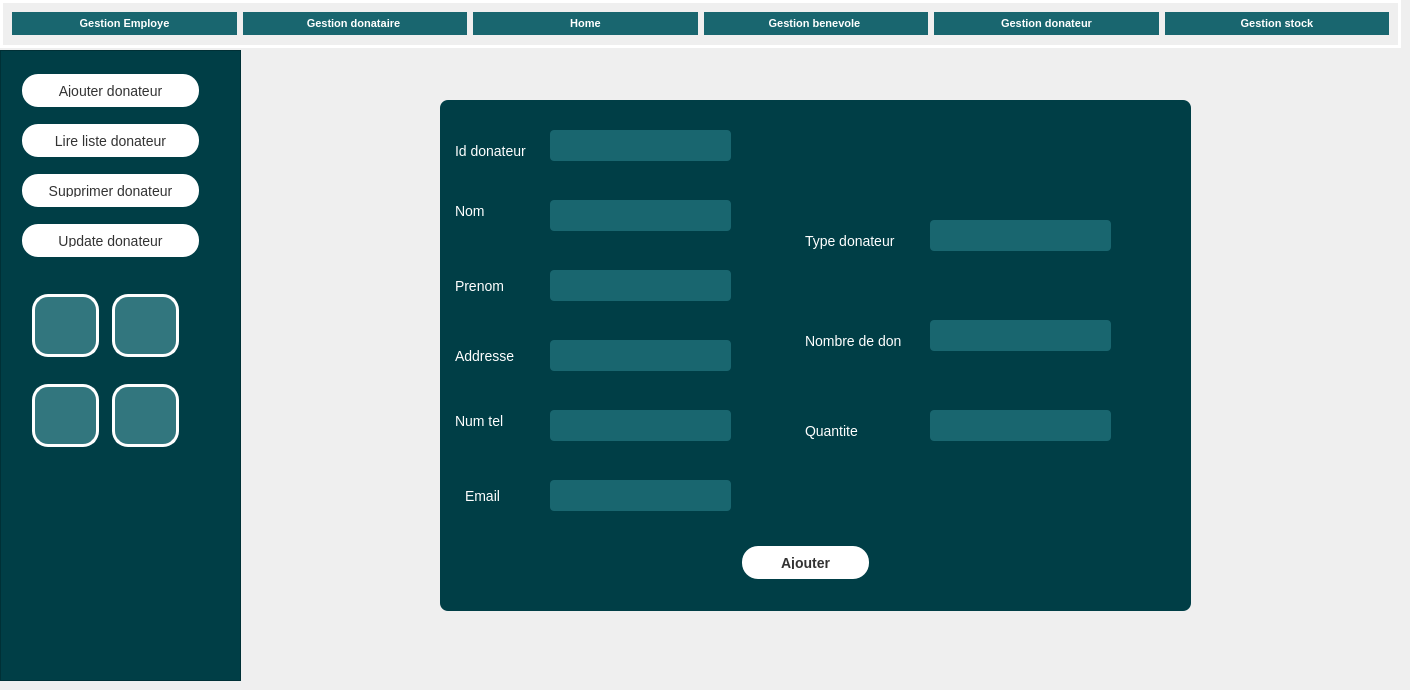
    <widget class="QWidget" name="page_3">
     <widget class="QFrame" name="upper_bar">
      <property name="geometry">
       <rect>
        <x>0</x>
        <y>0</y>
        <width>1401</width>
        <height>48</height>
       </rect>
      </property>
      <property name="styleSheet">
       <string notr="true">QFrame {
  
   border: 3px solid white
 ;
}</string>
      </property>
      <property name="frameShape">
       <enum>QFrame::StyledPanel</enum>
      </property>
      <property name="frameShadow">
       <enum>QFrame::Raised</enum>
      </property>
      <layout class="QHBoxLayout" name="horizontalLayout_5">
       <item>
        <widget class="QPushButton" name="button_g_emp">
         <property name="styleSheet">
          <string notr="true">QPushButton
{
	background-color: #19666f ;
	color: #fff;
	font-size: 11px;
	font-weight: bold;
	border: none;
	border-radius: 25px;
	padding: 5px;

}


QPushButton::disabled
{
	background-color: #5c5c5c;

}


QPushButton::pressed
{
	background-color: #EF829B;

}
QPushButton:hover {
   background-color: #EF829B;
}</string>
         </property>
         <property name="text">
          <string>Gestion Employe</string>
         </property>
         <property name="icon">
          <iconset resource="res.qrc">
           <normaloff>:/ico/icons/users.svg</normaloff>:/ico/icons/users.svg</iconset>
         </property>
        </widget>
       </item>
       <item>
        <widget class="QPushButton" name="button_g_donataire">
         <property name="styleSheet">
          <string notr="true">QPushButton
{
	background-color: #19666f;
	color: #fff;
    font:&quot;Arial&quot;;
	font-size: 11px;
	font-weight: bold;
	border: none;
	border-radius: 25px;
	padding: 5px;

}


QPushButton::disabled
{
	background-color: #5c5c5c;

}


QPushButton::pressed
{
	background-color: #EF829B;

}
QPushButton:hover {
   background-color: #EF829B;
}</string>
         </property>
         <property name="text">
          <string>Gestion donataire </string>
         </property>
         <property name="icon">
          <iconset resource="res.qrc">
           <normaloff>:/ico/icons/truck.svg</normaloff>:/ico/icons/truck.svg</iconset>
         </property>
        </widget>
       </item>
       <item>
        <widget class="QPushButton" name="button_home">
         <property name="styleSheet">
          <string notr="true">QPushButton
{
	background-color: #19666f;
	color: #fff;
	font-size: 11px;
	font-weight: bold;
	border: none;
	border-radius: 25px;
	padding: 5px;

}


QPushButton::disabled
{
	background-color: #5c5c5c;

}


QPushButton::pressed
{
	background-color: #EF829B;

}
QPushButton:hover {
   background-color: #EF829B;
}</string>
         </property>
         <property name="text">
          <string>Home</string>
         </property>
         <property name="icon">
          <iconset resource="res.qrc">
           <normaloff>:/ico/icons/home.svg</normaloff>:/ico/icons/home.svg</iconset>
         </property>
        </widget>
       </item>
       <item>
        <widget class="QPushButton" name="button_g_benevole">
         <property name="enabled">
          <bool>true</bool>
         </property>
         <property name="styleSheet">
          <string notr="true">QPushButton
{
	background-color: #19666f;
	color: #fff;
	font-size: 11px;
	font-weight: bold;
	border: none;
	border-radius: 25px;
	padding: 5px;

}


QPushButton::disabled
{
	background-color: #5c5c5c;

}


QPushButton::pressed
{
	background-color: #EF829B;

}
QPushButton:hover {
   background-color: #EF829B;
}</string>
         </property>
         <property name="text">
          <string>Gestion benevole </string>
         </property>
         <property name="icon">
          <iconset resource="res.qrc">
           <normaloff>:/ico/icons/heart.svg</normaloff>:/ico/icons/heart.svg</iconset>
         </property>
        </widget>
       </item>
       <item>
        <widget class="QPushButton" name="button_g_donateur">
         <property name="styleSheet">
          <string notr="true">QPushButton
{
	background-color: #19666f;
	color: #fff;
	font-size: 11px;
	font-weight: bold;
	border: none;
	border-radius: 25px;
	padding: 5px;

}


QPushButton::disabled
{
	background-color: #5c5c5c;

}


QPushButton::pressed
{
	background-color: #EF829B;

}
QPushButton:hover {
   background-color: #EF829B;
}</string>
         </property>
         <property name="text">
          <string>Gestion donateur</string>
         </property>
         <property name="icon">
          <iconset resource="res.qrc">
           <normaloff>:/ico/icons/activity.svg</normaloff>:/ico/icons/activity.svg</iconset>
         </property>
        </widget>
       </item>
       <item>
        <widget class="QPushButton" name="button_g_stock">
         <property name="styleSheet">
          <string notr="true">QPushButton
{
	background-color: #19666f;
	color: #fff;
	font-size: 11px;
	font-weight: bold;
	border: none;
	border-radius: 25px;
	padding: 5px;

}


QPushButton::disabled
{
	background-color: #5c5c5c;

}


QPushButton::pressed
{
	background-color: #EF829B;

}
QPushButton:hover {
   background-color: #EF829B;
}</string>
         </property>
         <property name="text">
          <string>Gestion stock</string>
         </property>
         <property name="icon">
          <iconset resource="res.qrc">
           <normaloff>:/ico/icons/archive.svg</normaloff>:/ico/icons/archive.svg</iconset>
         </property>
        </widget>
       </item>
      </layout>
     </widget>
     <widget class="QFrame" name="side_bar">
      <property name="geometry">
       <rect>
        <x>0</x>
        <y>50</y>
        <width>241</width>
        <height>631</height>
       </rect>
      </property>
      <property name="styleSheet">
       <string notr="true">QFrame {
   background-color:#003e46;
   font-size: 14px;
   padding: 20px;
   border-radius: 1
0px;
 
}

QFrame QListWidget {
   background-color: transparent;
   color: #333;
   font-size: 14px;
   padding: 20px;
}

QFrame QListWidget::item {
   padding: 10px;
   border-bottom: 1px solid #ddd;
}

QFrame QListWidget::item:selected {
   background-color: #007aff;
   color: #fff;
}

QFrame QListWidget::item:hover {
   background-color: #ddd;
}

QFrame QLabel {
   font-size: 18px;
   font-weight: bold;
   color: #333;
   margin-bottom: 20px;
}</string>
      </property>
      <property name="frameShape">
       <enum>QFrame::StyledPanel</enum>
      </property>
      <property name="frameShadow">
       <enum>QFrame::Raised</enum>
      </property>
      <widget class="QPushButton" name="button_side_ajouter">
       <property name="geometry">
        <rect>
         <x>20</x>
         <y>20</y>
         <width>181</width>
         <height>41</height>
        </rect>
       </property>
       <property name="styleSheet">
        <string notr="true">QPushButton {
   background-color: #fff;
   border: none;
   color: #333;
   padding: 10px 20px;
   text-align: center;
   text-decoration: none;
   display: inline-block;
   font-size: 14px;
   margin: 4px 2px;
   cursor: pointer;
   border-radius: 16px;

}

QPushButton:hover {
   background-color: #EF829B;
}</string>
       </property>
       <property name="text">
        <string>Ajouter donateur</string>
       </property>
       <property name="icon">
        <iconset>
         <normaloff>icons/add.png</normaloff>icons/add.png</iconset>
       </property>
       <property name="iconSize">
        <size>
         <width>25</width>
         <height>25</height>
        </size>
       </property>
      </widget>
      <widget class="QPushButton" name="button_side_lire">
       <property name="geometry">
        <rect>
         <x>20</x>
         <y>70</y>
         <width>181</width>
         <height>41</height>
        </rect>
       </property>
       <property name="styleSheet">
        <string notr="true">QPushButton {
   background-color: #fff;
   border: none;
   color: #333;
   padding: 10px 20px;
   text-align: center;
   text-decoration: none;
   display: inline-block;
   font-size: 14px;
   margin: 4px 2px;
   cursor: pointer;
   border-radius: 16px;

}

QPushButton:hover {
   background-color: #EF829B;
}

QPushButton::pressed
{
	background-color: #EF829B;

}</string>
       </property>
       <property name="text">
        <string>Lire liste donateur</string>
       </property>
       <property name="icon">
        <iconset>
         <normaloff>icons/icons8-read-80.png</normaloff>icons/icons8-read-80.png</iconset>
       </property>
       <property name="iconSize">
        <size>
         <width>25</width>
         <height>25</height>
        </size>
       </property>
      </widget>
      <widget class="QPushButton" name="button_side_supp">
       <property name="geometry">
        <rect>
         <x>20</x>
         <y>120</y>
         <width>181</width>
         <height>41</height>
        </rect>
       </property>
       <property name="styleSheet">
        <string notr="true">QPushButton {
   background-color: #fff;
   border: none;
   color: #333;
   padding: 10px 20px;
   text-align: center;
   text-decoration: none;
   display: inline-block;
   font-size: 14px;
   margin: 4px 2px;
   cursor: pointer;
   border-radius: 16px;

}

QPushButton:hover {
   background-color: #EF829B;
}


QPushButton::pressed
{
	background-color: #EF829B;

}</string>
       </property>
       <property name="text">
        <string>Supprimer donateur</string>
       </property>
       <property name="icon">
        <iconset>
         <normaloff>icons/icons8-available-updates-40.png</normaloff>icons/icons8-available-updates-40.png</iconset>
       </property>
       <property name="iconSize">
        <size>
         <width>20</width>
         <height>20</height>
        </size>
       </property>
      </widget>
      <widget class="QPushButton" name="pushButton_76">
       <property name="geometry">
        <rect>
         <x>20</x>
         <y>170</y>
         <width>181</width>
         <height>41</height>
        </rect>
       </property>
       <property name="styleSheet">
        <string notr="true">QPushButton {
   background-color:#fff;
   border: none;
   color: #333;
   padding: 10px 20px;
   text-align: center;
   text-decoration: none;
   display: inline-block;
   font-size: 14px;
   margin: 4px 2px;
   cursor: pointer;
   border-radius: 16px;

}

QPushButton:hover {
   background-color: #EF829B;
}

QPushButton::pressed
{
	background-color: #FF0000;

}</string>
       </property>
       <property name="text">
        <string>Update donateur</string>
       </property>
       <property name="icon">
        <iconset>
         <normaloff>icons/icons8-remove-64.png</normaloff>icons/icons8-remove-64.png</iconset>
       </property>
       <property name="iconSize">
        <size>
         <width>25</width>
         <height>25</height>
        </size>
       </property>
      </widget>
      <widget class="QPushButton" name="pushButton_77">
       <property name="geometry">
        <rect>
         <x>30</x>
         <y>240</y>
         <width>71</width>
         <height>71</height>
        </rect>
       </property>
       <property name="styleSheet">
        <string notr="true">QPushButton {
   background-color: #32767e;
   border: none;
   color: #333;
   padding: 10px 20px;
   text-align: center;
   text-decoration: none;
   display: inline-block;
   font-size: 14px;
   margin: 4px 2px;
   cursor: pointer;
   border-radius: 16px;
border : 3px solid white
 ; 
}

QPushButton:hover {
   background-color: #EF829B;
}
</string>
       </property>
       <property name="text">
        <string/>
       </property>
       <property name="icon">
        <iconset>
         <normaloff>../Downloads/sort.svg</normaloff>../Downloads/sort.svg</iconset>
       </property>
       <property name="iconSize">
        <size>
         <width>25</width>
         <height>25</height>
        </size>
       </property>
      </widget>
      <widget class="QPushButton" name="pushButton_78">
       <property name="geometry">
        <rect>
         <x>110</x>
         <y>240</y>
         <width>71</width>
         <height>71</height>
        </rect>
       </property>
       <property name="styleSheet">
        <string notr="true">QPushButton {
   background-color: #32767e;
   border: none;
   color: #333;
   padding: 10px 20px;
   text-align: center;
   text-decoration: none;
   display: inline-block;
   font-size: 14px;
   margin: 4px 2px;
   cursor: pointer;
   border-radius: 16px;
border : 3px solid white; 
}

QPushButton:hover {
   background-color: #EF829B;
}</string>
       </property>
       <property name="text">
        <string/>
       </property>
       <property name="icon">
        <iconset>
         <normaloff>../Downloads/history.png</normaloff>../Downloads/history.png</iconset>
       </property>
       <property name="iconSize">
        <size>
         <width>500</width>
         <height>500</height>
        </size>
       </property>
      </widget>
      <widget class="QPushButton" name="pushButton_79">
       <property name="geometry">
        <rect>
         <x>30</x>
         <y>330</y>
         <width>71</width>
         <height>71</height>
        </rect>
       </property>
       <property name="styleSheet">
        <string notr="true">QPushButton {
   background-color: #32767e;
   border: none;
   color: #333;
   padding: 10px 20px;
   text-align: center;
   text-decoration: none;
   display: inline-block;
   font-size: 14px;
   margin: 4px 2px;
   cursor: pointer;
   border-radius: 16px;
border : 3px solid white ; 
}

QPushButton:hover {
   background-color: #EF829B;

}</string>
       </property>
       <property name="text">
        <string/>
       </property>
       <property name="icon">
        <iconset>
         <normaloff>../Downloads/location.png</normaloff>../Downloads/location.png</iconset>
       </property>
       <property name="iconSize">
        <size>
         <width>50</width>
         <height>100</height>
        </size>
       </property>
      </widget>
      <widget class="QPushButton" name="pushButton_80">
       <property name="geometry">
        <rect>
         <x>110</x>
         <y>330</y>
         <width>71</width>
         <height>71</height>
        </rect>
       </property>
       <property name="styleSheet">
        <string notr="true">QPushButton {
   background-color:#32767e;
   border: none;
   color: #333;
   padding: 10px 20px;
   text-align: center;
   text-decoration: none;
   display: inline-block;
   font-size: 14px;
   margin: 4px 2px;
   cursor: pointer;
   border-radius: 16px;
border : 3px solid white ; 
}

QPushButton:hover {
   background-color: #EF829B;
}</string>
       </property>
       <property name="text">
        <string/>
       </property>
       <property name="icon">
        <iconset>
         <normaloff>../Downloads/pdf.svg</normaloff>../Downloads/pdf.svg</iconset>
       </property>
       <property name="iconSize">
        <size>
         <width>25</width>
         <height>70</height>
        </size>
       </property>
      </widget>
     </widget>
     <widget class="QWidget" name="widget" native="true">
      <property name="geometry">
       <rect>
        <x>440</x>
        <y>100</y>
        <width>751</width>
        <height>511</height>
       </rect>
      </property>
      <property name="styleSheet">
       <string notr="true"> QWidget {
    background-color: #003e46;
    color: white;
    font-family: Arial;
    font-size: 14px;
    border-radius: 8px;
    padding: 12px;
}

QLineEdit, QTextEdit {
    background-color: #19666f;
    border-radius: 4px;
    padding: 4px;
    color: white;
}

QLineEdit:focus, QTextEdit:focus {
    border: 2px solid #d35400;
}

QLabel {
    color: white;
}

QPushButton {
    background-color: #d35400;
    color: white;
    border-radius: 4px;
    padding: 6px;
    font-weight: bold;
}

QPushButton:hover {
    background-color: #e67e22;
}

QComboBox {
    background-color: #19666f;
    border-radius: 4px;
    padding: 4px;
    color: white;
}

QComboBox::drop-down {
    width: 20px;
}

QComboBox::down-arrow {
    image: url(:/icons/dark/arrow_down.png);
    width: 16px;
    height: 16px;
}

QComboBox::down-arrow:on {
    transform: rotate(180deg);
}</string>
      </property>
      <widget class="QLabel" name="label_6">
       <property name="geometry">
        <rect>
         <x>350</x>
         <y>120</y>
         <width>121</width>
         <height>41</height>
        </rect>
       </property>
       <property name="styleSheet">
        <string notr="true">QLabel {
  color: #fff;
}
</string>
       </property>
       <property name="text">
        <string>Type donateur</string>
       </property>
      </widget>
      <widget class="QLabel" name="label_5">
       <property name="geometry">
        <rect>
         <x>350</x>
         <y>220</y>
         <width>131</width>
         <height>41</height>
        </rect>
       </property>
       <property name="styleSheet">
        <string notr="true">QLabel {
  color: #fff;
}
</string>
       </property>
       <property name="text">
        <string>Nombre de don</string>
       </property>
      </widget>
      <widget class="QLineEdit" name="le_nom">
       <property name="geometry">
        <rect>
         <x>110</x>
         <y>100</y>
         <width>181</width>
         <height>31</height>
        </rect>
       </property>
       <property name="styleSheet">
        <string notr="true"/>
       </property>
      </widget>
      <widget class="QLineEdit" name="le_prenom">
       <property name="geometry">
        <rect>
         <x>110</x>
         <y>170</y>
         <width>181</width>
         <height>31</height>
        </rect>
       </property>
       <property name="styleSheet">
        <string notr="true"/>
       </property>
      </widget>
      <widget class="QLineEdit" name="le_addresse">
       <property name="geometry">
        <rect>
         <x>110</x>
         <y>240</y>
         <width>181</width>
         <height>31</height>
        </rect>
       </property>
       <property name="styleSheet">
        <string notr="true"/>
       </property>
      </widget>
      <widget class="QLineEdit" name="le_numtel">
       <property name="geometry">
        <rect>
         <x>110</x>
         <y>310</y>
         <width>181</width>
         <height>31</height>
        </rect>
       </property>
       <property name="styleSheet">
        <string notr="true"/>
       </property>
      </widget>
      <widget class="QLineEdit" name="le_mail">
       <property name="geometry">
        <rect>
         <x>110</x>
         <y>380</y>
         <width>181</width>
         <height>31</height>
        </rect>
       </property>
       <property name="styleSheet">
        <string notr="true"/>
       </property>
      </widget>
      <widget class="QLabel" name="label_13">
       <property name="geometry">
        <rect>
         <x>350</x>
         <y>310</y>
         <width>81</width>
         <height>41</height>
        </rect>
       </property>
       <property name="styleSheet">
        <string notr="true">QLabel {
  color: #fff;
}
</string>
       </property>
       <property name="text">
        <string>Quantite </string>
       </property>
      </widget>
      <widget class="QLineEdit" name="le_quantite">
       <property name="geometry">
        <rect>
         <x>490</x>
         <y>310</y>
         <width>181</width>
         <height>31</height>
        </rect>
       </property>
       <property name="styleSheet">
        <string notr="true"/>
       </property>
      </widget>
      <widget class="QLineEdit" name="le_nb_don">
       <property name="geometry">
        <rect>
         <x>490</x>
         <y>220</y>
         <width>181</width>
         <height>31</height>
        </rect>
       </property>
       <property name="styleSheet">
        <string notr="true"/>
       </property>
      </widget>
      <widget class="QPushButton" name="button_add">
       <property name="geometry">
        <rect>
         <x>300</x>
         <y>442</y>
         <width>131</width>
         <height>41</height>
        </rect>
       </property>
       <property name="styleSheet">
        <string notr="true">QPushButton {
   background-color: #fff;
   border: none;
   color: #333;
   padding: 10px 20px;
   text-align: center;
   text-decoration: none;
   display: inline-block;
   font-size: 14px;
   margin: 4px 2px;
   cursor: pointer;
   border-radius: 16px;

}

QPushButton:hover {
   background-color: #EF829B;
}</string>
       </property>
       <property name="text">
        <string>Ajouter</string>
       </property>
      </widget>
      <widget class="QLineEdit" name="le_id">
       <property name="geometry">
        <rect>
         <x>110</x>
         <y>30</y>
         <width>181</width>
         <height>31</height>
        </rect>
       </property>
       <property name="styleSheet">
        <string notr="true"/>
       </property>
      </widget>
      <widget class="QLabel" name="label_3">
       <property name="geometry">
        <rect>
         <x>0</x>
         <y>30</y>
         <width>111</width>
         <height>41</height>
        </rect>
       </property>
       <property name="styleSheet">
        <string notr="true">QLabel {
  color: #fff;
}
</string>
       </property>
       <property name="text">
        <string>Id donateur </string>
       </property>
      </widget>
      <widget class="QLabel" name="label_4">
       <property name="geometry">
        <rect>
         <x>0</x>
         <y>90</y>
         <width>81</width>
         <height>41</height>
        </rect>
       </property>
       <property name="styleSheet">
        <string notr="true">QLabel {
  color: #fff;
}
</string>
       </property>
       <property name="text">
        <string>Nom</string>
       </property>
      </widget>
      <widget class="QLabel" name="label_12">
       <property name="geometry">
        <rect>
         <x>0</x>
         <y>160</y>
         <width>81</width>
         <height>51</height>
        </rect>
       </property>
       <property name="styleSheet">
        <string notr="true">QLabel {
  color: #fff;
}
</string>
       </property>
       <property name="text">
        <string>Prenom</string>
       </property>
      </widget>
      <widget class="QLabel" name="label_8">
       <property name="geometry">
        <rect>
         <x>0</x>
         <y>230</y>
         <width>91</width>
         <height>51</height>
        </rect>
       </property>
       <property name="styleSheet">
        <string notr="true">QLabel {
  color: #fff;
}
</string>
       </property>
       <property name="text">
        <string>Addresse</string>
       </property>
      </widget>
      <widget class="QLabel" name="label_11">
       <property name="geometry">
        <rect>
         <x>0</x>
         <y>300</y>
         <width>81</width>
         <height>41</height>
        </rect>
       </property>
       <property name="styleSheet">
        <string notr="true">QLabel {
  color: #fff;
}
</string>
       </property>
       <property name="text">
        <string>Num tel</string>
       </property>
      </widget>
      <widget class="QLabel" name="label_7">
       <property name="geometry">
        <rect>
         <x>10</x>
         <y>370</y>
         <width>81</width>
         <height>51</height>
        </rect>
       </property>
       <property name="styleSheet">
        <string notr="true">QLabel {
  color: #fff;
}
</string>
       </property>
       <property name="text">
        <string>Email</string>
       </property>
      </widget>
      <widget class="QLineEdit" name="le_type_d">
       <property name="geometry">
        <rect>
         <x>490</x>
         <y>120</y>
         <width>181</width>
         <height>31</height>
        </rect>
       </property>
       <property name="styleSheet">
        <string notr="true"/>
       </property>
       <property name="text">
        <string/>
       </property>
      </widget>
      <zorder>label_6</zorder>
      <zorder>label_5</zorder>
      <zorder>le_nom</zorder>
      <zorder>le_prenom</zorder>
      <zorder>le_addresse</zorder>
      <zorder>le_numtel</zorder>
      <zorder>le_mail</zorder>
      <zorder>label_13</zorder>
      <zorder>le_quantite</zorder>
      <zorder>le_nb_don</zorder>
      <zorder>button_add</zorder>
      <zorder>label_3</zorder>
      <zorder>label_4</zorder>
      <zorder>label_12</zorder>
      <zorder>label_8</zorder>
      <zorder>label_11</zorder>
      <zorder>label_7</zorder>
      <zorder>le_type_d</zorder>
      <zorder>le_id</zorder>
     </widget>
    </widget>
